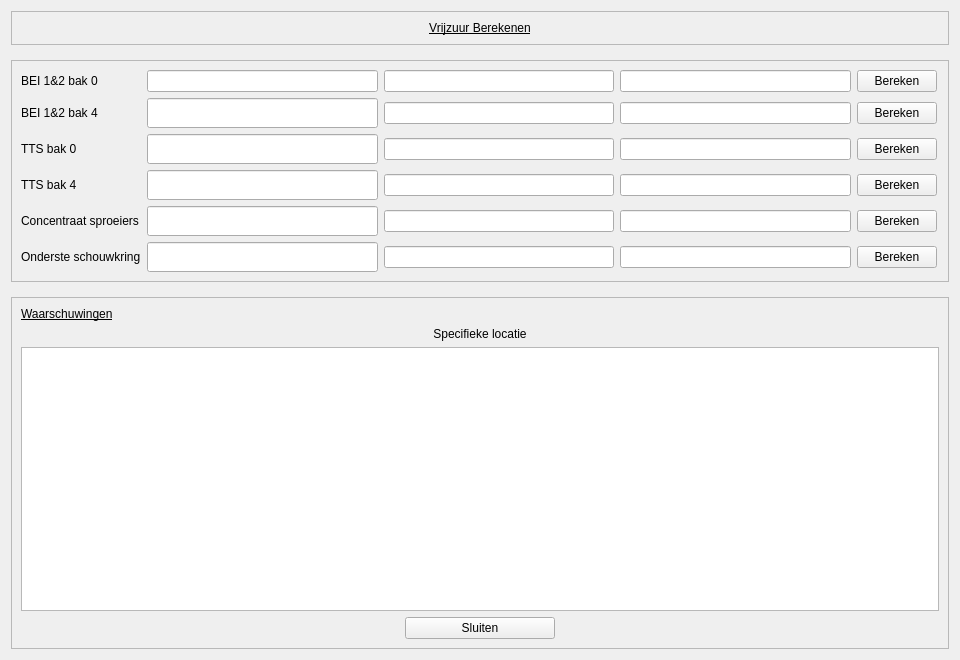
                            <widget class="QWidget" name="scrollAreaWidgetContents_5">
                             <property name="geometry">
                              <rect>
                               <x>0</x>
                               <y>0</y>
                               <width>960</width>
                               <height>660</height>
                              </rect>
                             </property>
                             <property name="styleSheet">
                              <string notr="true">font: 75 12pt &quot;Roboto Condensed&quot;;</string>
                             </property>
                             <layout class="QVBoxLayout" name="verticalLayout_25">
                              <property name="spacing">
                               <number>15</number>
                              </property>
                              <item>
                               <widget class="QFrame" name="frame_20">
                                <property name="maximumSize">
                                 <size>
                                  <width>16777215</width>
                                  <height>80</height>
                                 </size>
                                </property>
                                <property name="frameShape">
                                 <enum>QFrame::StyledPanel</enum>
                                </property>
                                <property name="frameShadow">
                                 <enum>QFrame::Raised</enum>
                                </property>
                                <layout class="QGridLayout" name="gridLayout_10">
                                 <property name="leftMargin">
                                  <number>100</number>
                                 </property>
                                 <property name="rightMargin">
                                  <number>100</number>
                                 </property>
                                 <item row="1" column="2">
                                  <widget class="QLabel" name="label_25">
                                   <property name="styleSheet">
                                    <string notr="true">font: bold 14pt &quot;Roboto Condensed&quot;;
text-decoration:underline;</string>
                                   </property>
                                   <property name="text">
                                    <string>Vrijzuur Berekenen</string>
                                   </property>
                                   <property name="alignment">
                                    <set>Qt::AlignCenter</set>
                                   </property>
                                  </widget>
                                 </item>
                                </layout>
                               </widget>
                              </item>
                              <item>
                               <widget class="QFrame" name="frame_21">
                                <property name="styleSheet">
                                 <string notr="true"/>
                                </property>
                                <property name="frameShape">
                                 <enum>QFrame::StyledPanel</enum>
                                </property>
                                <property name="frameShadow">
                                 <enum>QFrame::Sunken</enum>
                                </property>
                                <layout class="QGridLayout" name="gridLayout_11">
                                 <property name="rightMargin">
                                  <number>11</number>
                                 </property>
                                 <item row="2" column="0">
                                  <widget class="QLabel" name="label_30">
                                   <property name="text">
                                    <string>TTS bak 0</string>
                                   </property>
                                  </widget>
                                 </item>
                                 <item row="0" column="0">
                                  <widget class="QLabel" name="label_31">
                                   <property name="text">
                                    <string>BEI 1&amp;2 bak 0</string>
                                   </property>
                                  </widget>
                                 </item>
                                 <item row="1" column="0">
                                  <widget class="QLabel" name="label_32">
                                   <property name="text">
                                    <string>BEI 1&amp;2 bak 4</string>
                                   </property>
                                  </widget>
                                 </item>
                                 <item row="2" column="1">
                                  <widget class="QLineEdit" name="lineEdit_16">
                                   <property name="minimumSize">
                                    <size>
                                     <width>0</width>
                                     <height>30</height>
                                    </size>
                                   </property>
                                  </widget>
                                 </item>
                                 <item row="1" column="1">
                                  <widget class="QLineEdit" name="lineEdit_17">
                                   <property name="minimumSize">
                                    <size>
                                     <width>0</width>
                                     <height>30</height>
                                    </size>
                                   </property>
                                  </widget>
                                 </item>
                                 <item row="5" column="1">
                                  <widget class="QLineEdit" name="lineEdit_19">
                                   <property name="minimumSize">
                                    <size>
                                     <width>0</width>
                                     <height>30</height>
                                    </size>
                                   </property>
                                  </widget>
                                 </item>
                                 <item row="4" column="1">
                                  <widget class="QLineEdit" name="lineEdit_18">
                                   <property name="minimumSize">
                                    <size>
                                     <width>0</width>
                                     <height>30</height>
                                    </size>
                                   </property>
                                  </widget>
                                 </item>
                                 <item row="3" column="0">
                                  <widget class="QLabel" name="label_34">
                                   <property name="text">
                                    <string>TTS bak 4</string>
                                   </property>
                                  </widget>
                                 </item>
                                 <item row="4" column="0">
                                  <widget class="QLabel" name="label_33">
                                   <property name="text">
                                    <string>Concentraat sproeiers</string>
                                   </property>
                                  </widget>
                                 </item>
                                 <item row="5" column="0">
                                  <widget class="QLabel" name="label_36">
                                   <property name="text">
                                    <string>Onderste schouwkring</string>
                                   </property>
                                  </widget>
                                 </item>
                                 <item row="3" column="1">
                                  <widget class="QLineEdit" name="lineEdit_21">
                                   <property name="minimumSize">
                                    <size>
                                     <width>0</width>
                                     <height>30</height>
                                    </size>
                                   </property>
                                  </widget>
                                 </item>
                                 <item row="5" column="3">
                                  <widget class="QLineEdit" name="lineEdit_33"/>
                                 </item>
                                 <item row="5" column="2">
                                  <widget class="QLineEdit" name="lineEdit_32"/>
                                 </item>
                                 <item row="0" column="3">
                                  <widget class="QLineEdit" name="lineEdit_23"/>
                                 </item>
                                 <item row="1" column="2">
                                  <widget class="QLineEdit" name="lineEdit_24"/>
                                 </item>
                                 <item row="0" column="1">
                                  <widget class="QLineEdit" name="lineEdit_22"/>
                                 </item>
                                 <item row="1" column="3">
                                  <widget class="QLineEdit" name="lineEdit_25"/>
                                 </item>
                                 <item row="2" column="3">
                                  <widget class="QLineEdit" name="lineEdit_27"/>
                                 </item>
                                 <item row="2" column="2">
                                  <widget class="QLineEdit" name="lineEdit_26"/>
                                 </item>
                                 <item row="3" column="2">
                                  <widget class="QLineEdit" name="lineEdit_28"/>
                                 </item>
                                 <item row="3" column="3">
                                  <widget class="QLineEdit" name="lineEdit_29"/>
                                 </item>
                                 <item row="4" column="2">
                                  <widget class="QLineEdit" name="lineEdit_30"/>
                                 </item>
                                 <item row="0" column="2">
                                  <widget class="QLineEdit" name="lineEdit_15"/>
                                 </item>
                                 <item row="4" column="3">
                                  <widget class="QLineEdit" name="lineEdit_31"/>
                                 </item>
                                 <item row="0" column="4">
                                  <widget class="QPushButton" name="pushButton_13">
                                   <property name="text">
                                    <string>Bereken</string>
                                   </property>
                                  </widget>
                                 </item>
                                 <item row="1" column="4">
                                  <widget class="QPushButton" name="pushButton_14">
                                   <property name="text">
                                    <string>Bereken</string>
                                   </property>
                                  </widget>
                                 </item>
                                 <item row="2" column="4">
                                  <widget class="QPushButton" name="pushButton_15">
                                   <property name="text">
                                    <string>Bereken</string>
                                   </property>
                                  </widget>
                                 </item>
                                 <item row="3" column="4">
                                  <widget class="QPushButton" name="pushButton_16">
                                   <property name="text">
                                    <string>Bereken</string>
                                   </property>
                                  </widget>
                                 </item>
                                 <item row="4" column="4">
                                  <widget class="QPushButton" name="pushButton_17">
                                   <property name="text">
                                    <string>Bereken</string>
                                   </property>
                                  </widget>
                                 </item>
                                 <item row="5" column="4">
                                  <widget class="QPushButton" name="pushButton_18">
                                   <property name="text">
                                    <string>Bereken</string>
                                   </property>
                                  </widget>
                                 </item>
                                </layout>
                               </widget>
                              </item>
                              <item>
                               <widget class="QFrame" name="frame_22">
                                <property name="frameShape">
                                 <enum>QFrame::StyledPanel</enum>
                                </property>
                                <property name="frameShadow">
                                 <enum>QFrame::Sunken</enum>
                                </property>
                                <layout class="QGridLayout" name="gridLayout_12">
                                 <item row="0" column="1">
                                  <widget class="QLabel" name="label_40">
                                   <property name="styleSheet">
                                    <string notr="true">font: bold 14pt &quot;Roboto Condensed&quot;;
text-decoration:underline;</string>
                                   </property>
                                   <property name="text">
                                    <string>Waarschuwingen</string>
                                   </property>
                                  </widget>
                                 </item>
                                 <item row="1" column="1">
                                  <widget class="QLabel" name="label_41">
                                   <property name="text">
                                    <string>Specifieke locatie</string>
                                   </property>
                                   <property name="alignment">
                                    <set>Qt::AlignCenter</set>
                                   </property>
                                  </widget>
                                 </item>
                                 <item row="3" column="1" alignment="Qt::AlignHCenter">
                                  <widget class="QPushButton" name="pushButton_19">
                                   <property name="minimumSize">
                                    <size>
                                     <width>150</width>
                                     <height>0</height>
                                    </size>
                                   </property>
                                   <property name="text">
                                    <string>Sluiten</string>
                                   </property>
                                  </widget>
                                 </item>
                                 <item row="2" column="1">
                                  <widget class="QPlainTextEdit" name="plainTextEdit_5">
                                   <property name="minimumSize">
                                    <size>
                                     <width>0</width>
                                     <height>120</height>
                                    </size>
                                   </property>
                                   <property name="readOnly">
                                    <bool>true</bool>
                                   </property>
                                  </widget>
                                 </item>
                                </layout>
                               </widget>
                              </item>
                             </layout>
                            </widget>
